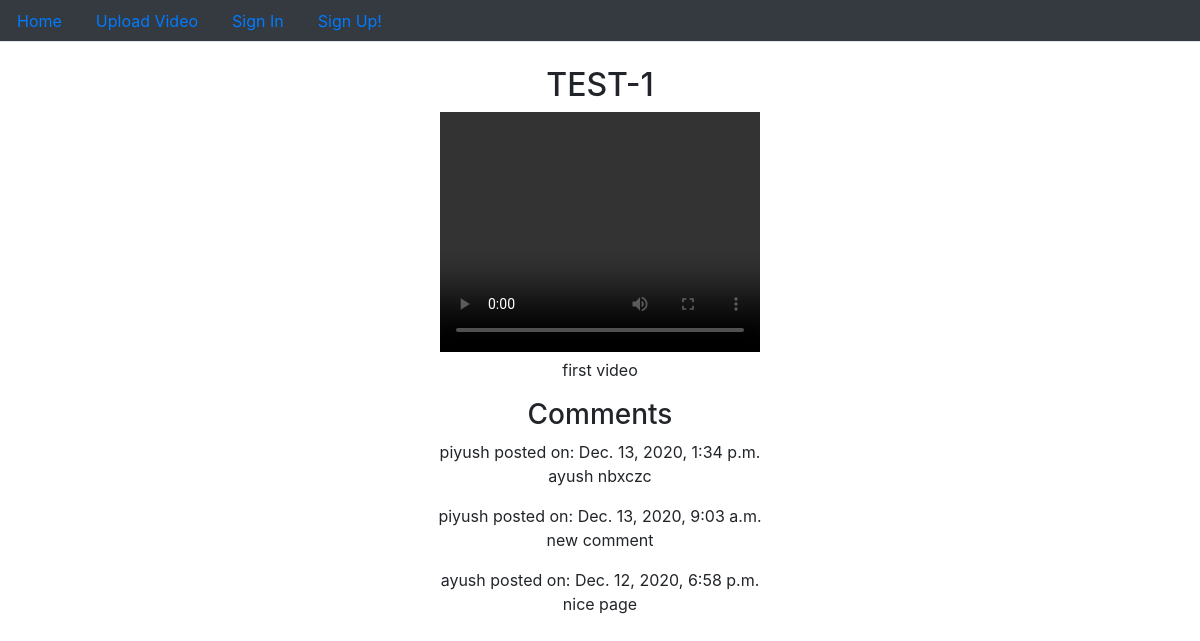
The page /video/3 on the database its author committed.
### core/models.py (models this page shows)
class Video(models.Model):
    title = models.CharField(max_length=30)
    description = models.CharField(max_length=200)
    path = models.CharField(max_length=100)
    datetime = models.DateTimeField(auto_now=True,blank=False,null=False)
    user = models.ForeignKey('auth.user',on_delete=models.CASCADE)

class Comment(models.Model):
    text = models.CharField(max_length=200)
    datetime = models.DateTimeField(auto_now=True,blank=False,null=False)
    user = models.ForeignKey('auth.user',on_delete=models.CASCADE)
    video = models.ForeignKey(Video,on_delete=models.CASCADE)

### core/views.py (the view)
# urls.py: path('video/<int:video_id>',VideoView.as_view()),
class VideoView(View):
    template_name = 'video.html'
    def get(self,request,video_id):
        video_by_id = Video.objects.get(id=video_id)
        BASE_DIR = os.path.dirname(os.path.dirname(os.path.abspath(__file__)))
        video_by_id.path = 'http://localhost:8000/get_video/'+ video_by_id.path
        context = {'video':video_by_id}
        if request.user.is_authenticated == True:
            print('User Signed in')
            form = CommentForm()
            context['form'] = form
        comments = Comment.objects.filter(video__id=video_id).order_by('-datetime')[:5]
        print(comments)
        context['comments'] = comments
        return render(request,self.template_name,context)

### templates/video.html (shortened to what this page needs)
<!DOCTYPE html>
{% extends "base.html" %}
{% block body%}
<center>
<h2>{{video.title}}</h2>
<video width="320" height="240" controls>
  <source src="{{ video.path }}" type="video/mp4">
</video>
<p>{{video.description}}</p>
<h3>Comments</h3>
{% for comment in comments %}
<p>
  {{ comment.user }} posted on: {{ comment.datetime }}<br>
  {{ comment.text }}
</p>
{%endfor%}
</center>
{%endblock%}

### rows shown on the page
Video: title "TEST-1", description "first video"
Comment: user "piyush", datetime "Dec. 13, 2020, 1:34 p.m.", text "ayush nbxczc"
Comment: user "piyush", datetime "Dec. 13, 2020, 9:03 a.m.", text "new comment"
Comment: user "ayush", datetime "Dec. 12, 2020, 6:58 p.m.", text "nice page"
